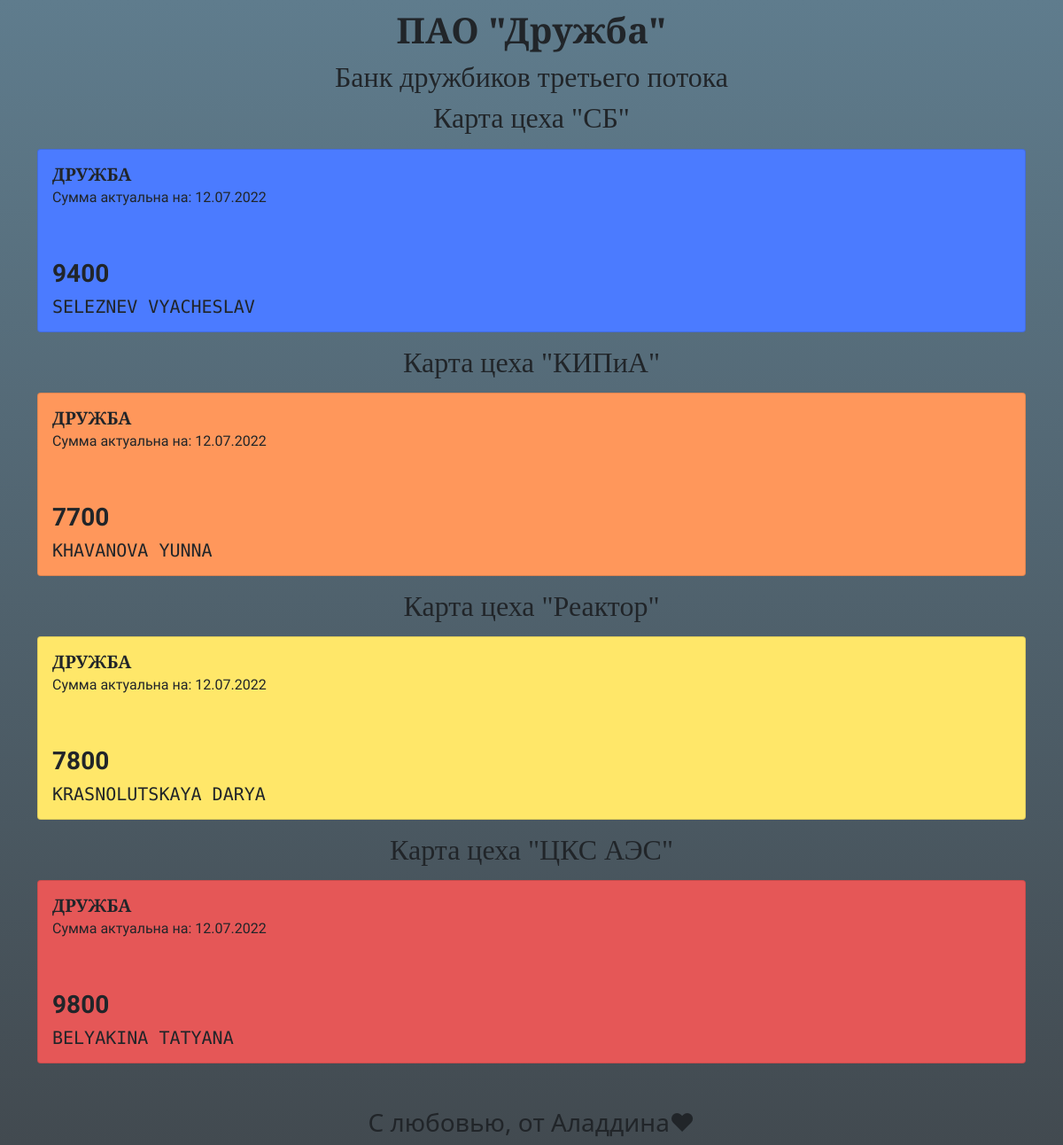
The page / on the database its author committed.
### Statistics/models.py (models this page shows, shortened)
class CollectedFriendshipsIRT(models.Model):
    guild_name = models.CharField(max_length=15)
    friendships_count = models.IntegerField()
    color = models.CharField(max_length=10)
    cardholder_name = models.CharField(max_length=40)

### Statistics/views.py (the view)
# urls.py: path('', views.response_stats),
def response_stats(request):
    friendships_count = dict(
        (guild.guild_name,
         [
             guild.color,
             guild.friendships_count,
             guild.cardholder_name
         ])
        for guild in CollectedFriendshipsIRT.objects.all()
    )
    today = date.today().strftime("%d.%m.%Y")
    context = {
        "friendships": friendships_count,
        "today": today
    }
    return render(request, 'statistics/Stats.html', context=context)

### Statistics/templates/statistics/Stats.html (shortened to what this page needs)
<!DOCTYPE html>
<html lang="en">
<head>
    <link href="https://cdn.jsdelivr.net/npm/bootstrap@5.1.3/dist/css/bootstrap.min.css" rel="stylesheet"
>
</head>
<body style="background: linear-gradient(to bottom, #5f7c8d 0%, #424a50 100%);">
<div class="container col-12" style="margin-top: 10px">
    <h1 style="text-align: center; font-family: 'Prata', serif;"><b>ПАО "Дружба"</b></h1>
    <h2 style="text-align: center; font-family: 'Prata', serif;">Банк дружбиков третьего потока</h2>
    <div class="col-12">
        {% for guild_name, guild_info in friendships.items %}
            <h2 style="text-align: center; font-family: 'Prata', serif;">Карта цеха "{{ guild_name }}"</h2>
        <div class="card" style="width: 100%; min-height: 200px ; margin: 15px auto; background: {{ guild_info.0 }}">
            <div class="card-body">
                <h5 class="card-title" style="font-family: 'Prata', serif;"><b>ДРУЖБА</b></h5>
                <h6 class="card-subtitle mb-2" style="font-family: 'Gentium Book Plus', serif;">Сумма актуальна на: {{ today }}</h6>
                <h3 class="card-text" style="margin-top: 60px; font-family: 'Exo 2', sans-serif;"><b>{{ guild_info.1 }}</b></h3>
                <h5 class="card-text" style="font-family: 'Source Code Pro', monospace;">{{ guild_info.2 }}</h5>
            </div>
        </div>
        {% endfor %}
</div>
<h3 style="text-align: center; margin-top: 50px;">С любовью, от Аладдина❤</h3>
</body>
</html>

### rows shown on the page
CollectedFriendshipsIRT: friendships "СБ", cardholder_name "SELEZNEV VYACHESLAV"
CollectedFriendshipsIRT: friendships "КИПиА", cardholder_name "KHAVANOVA YUNNA"
CollectedFriendshipsIRT: friendships "Реактор", cardholder_name "KRASNOLUTSKAYA DARYA"
CollectedFriendshipsIRT: friendships "ЦКС АЭС", cardholder_name "BELYAKINA TATYANA"

### other values the page prints
{{ guild_info.1 }} "9400" "7700" "7800" "9800"
